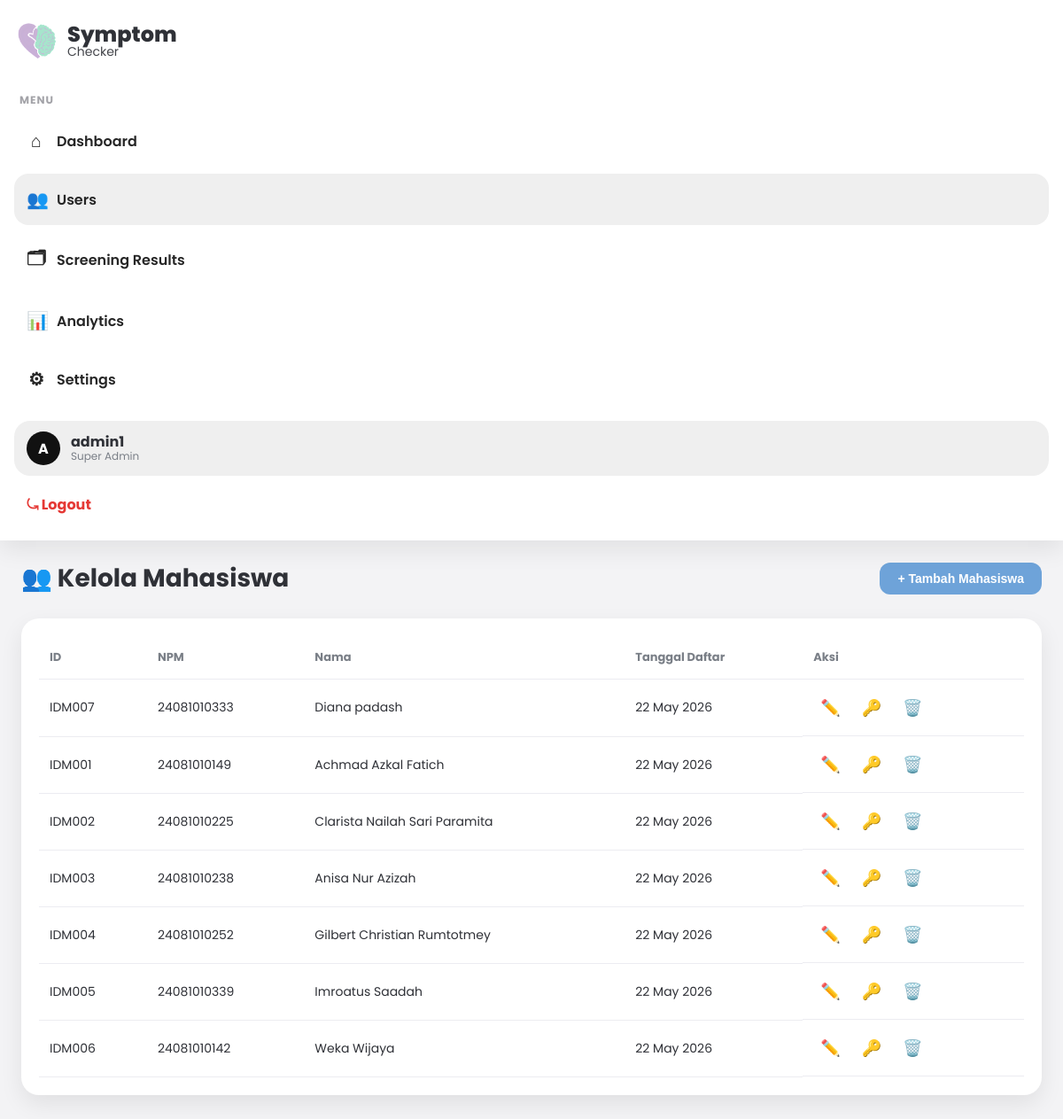
/admin/users.php (signed in), run on the app's committed database.
### tables this page shows
CREATE TABLE `mahasiswa` (
  `id_mahasiswa` varchar(10) NOT NULL,
  `npm` varchar(20) NOT NULL,
  `nama` varchar(100) NOT NULL,
  `password` varchar(255) NOT NULL,
  `created_at` timestamp NOT NULL DEFAULT current_timestamp(),
  `security_question` varchar(255) DEFAULT NULL,
  `security_answer_hash` varchar(255) DEFAULT NULL
);

### admin/users.php (the view, shortened to what this page needs)
<?php
require_once '../config/database.php';
$adminName = $_SESSION['admin']['username'] ?? $_SESSION['admin_username'] ?? 'Admin';
$users = [];
try {
    $stmt = $pdo->query("SELECT id_mahasiswa, npm, nama, created_at FROM mahasiswa ORDER BY created_at DESC");
    $users = $stmt->fetchAll(PDO::FETCH_ASSOC);
} catch (PDOException $e) {
    $error = 'Gagal mengambil data: ' . $e->getMessage();
}
?>
<!DOCTYPE html>
<html lang="id">
<head>
</head>
<body>
<div class="layout">
    <aside class="sidebar">
        <a href="index.php" class="brand">
            <img src="../assets/img/logo.png" alt="Logo Symptom Checker">
            <div>
                <div class="title">Symptom</div>
                <div class="sub">Checker</div>
            </div>
        </a>
        <div>
            <div class="menu-label">MENU</div>
            <nav class="nav">
                <a href="index.php"><span class="ico">⌂</span>Dashboard</a>
                <a href="users.php" class="active"><span class="ico">👥</span>Users</a>
                <a href="hasil.php"><span class="ico">🗂</span>Screening Results</a>
                <a href="analytics.php"><span class="ico">📊</span>Analytics</a>
                <a href="settings.php"><span class="ico">⚙</span>Settings</a>
            </nav>
        </div>
        <div class="sidebar-footer">
            <div class="admin-box">
                <div class="avatar">A</div>
                <div class="admin-meta">
                    <div class="name"><?= htmlspecialchars($adminName); ?></div>
                    <div class="role">Super Admin</div>
                </div>
            </div>
            <a class="logout" href="../logout.php">⤿ Logout</a>
        </div>
    </aside>
    <main class="content">
        <div class="page-header">
            <h1>👥 Kelola Mahasiswa</h1>
            <button class="btn btn-primary" onclick="openAddModal()">+ Tambah Mahasiswa</button>
        </div>
        <div class="table-wrapper">
            <table>
                <thead>
                    <tr>
                        <th>ID</th>
                        <th>NPM</th>
                        <th>Nama</th>
                        <th>Tanggal Daftar</th>
                        <th>Aksi</th>
                    </tr>
                </thead>
                <tbody>
                    <?php if (empty($users)): ?>
                        <tr>
                            <td colspan="5" style="text-align:center; padding:30px; color:var(--muted)">Belum ada mahasiswa terdaftar.</td>
                        </tr>
                    <?php else: ?>
                        <?php foreach ($users as $u): ?>
                        <tr>
                            <td><?= htmlspecialchars($u['id_mahasiswa']); ?></td>
                            <td><?= htmlspecialchars($u['npm']); ?></td>
                            <td><?= htmlspecialchars($u['nama']); ?></td>
                            <td><?= date('d M Y', strtotime($u['created_at'])); ?></td>
                            <td class="actions">
                                <button class="edit-btn" title="Edit"
                                    onclick='openEditModal(<?= json_encode($u); ?>)'>✏️</button>
                                <button class="reset-btn" title="Reset Password"
                                    onclick='openResetModal(<?= json_encode($u); ?>)'>🔑</button>
                                <a href="?action=delete&id=<?= urlencode($u['id_mahasiswa']); ?>"
                                   class="delete-btn" title="Hapus"
                                   onclick="return confirm('Yakin ingin menghapus <?= htmlspecialchars($u['nama']); ?>?')">🗑️</a>
                            </td>
                        </tr>
                        <?php endforeach; ?>
                    <?php endif; ?>
                </tbody>
            </table>
        </div>
    </main>
</div>
</body>
</html>

### admin/users.php (style rules this page uses)
:root { --bg:#f3f3f5; --panel:#ffffff; --text:#2f3137; --muted:#7a7f87; --shadow:0 10px 26px rgba(0,0,0,.08); --sidebar:#ffffff; --accent:#cbb2e1; --blue:#6ea3d9; --danger:#ff7b7b; --warn:#ffd36d; --success:#aee9cd; --line:#ececf1; }
* { box-sizing:border-box;margin:0;padding:0 }
body { font-family:'Poppins',sans-serif;background:var(--bg);color:var(--text); }
a { text-decoration:none;color:inherit }
.layout { display:grid;grid-template-columns:280px 1fr;min-height:100vh }
.sidebar { background:var(--sidebar); box-shadow:var(--shadow); padding:18px 16px; position:sticky; top:0; height:100vh; display:flex; flex-direction:column; gap:18px; }
.brand { display:flex; align-items:center; gap:12px; padding:6px 4px 14px; }
.brand img { width:44px;height:44px;object-fit:contain }
.brand .title { font-size:24px;font-weight:800;line-height:1 }
.brand .sub { font-size:14px;line-height:1;color:#2f3137;opacity:.9 }
.menu-label { font-size:12px;color:#a3a3a8;font-weight:700;letter-spacing:.08em;margin:4px 0 8px 6px }
.nav { display:flex;flex-direction:column;gap:8px }
.nav a { display:flex; align-items:center; gap:12px; padding:14px 14px; border-radius:16px; color:#262626; font-weight:600; }
.nav a.active,.nav a:hover { background:#efefef }
.nav .ico { width:22px;text-align:center;font-size:20px }
.sidebar-footer { margin-top:auto; display:flex; flex-direction:column; gap:10px }
.admin-box { background:#efefef; border-radius:18px; padding:12px 14px; display:flex; gap:12px; align-items:center; }
.avatar { width:38px;height:38px;border-radius:50%;background:#111;display:grid;place-items:center;color:#fff;font-weight:700 }
.admin-meta { line-height:1.2 }
.admin-meta .name { font-weight:700 }
.admin-meta .role { font-size:12px;color:var(--muted) }
.logout { color:#e53935; font-weight:700; padding:10px 14px; border-radius:14px; display:flex; align-items:center; gap:12px; }
.content { padding:22px 24px 28px }
.page-header { display:flex; justify-content:space-between; align-items:center; margin-bottom:24px }
.page-header h1 { font-size:28px; font-weight:700 }
.btn { padding:10px 20px; border-radius:12px; font-weight:600; font-size:14px; cursor:pointer; border:none; transition:.2s }
.btn-primary { background:var(--blue); color:#fff }
.table-wrapper { background:var(--panel); border-radius:20px; box-shadow:var(--shadow); padding:20px; overflow-x:auto }
table { width:100%; border-collapse:collapse }
th,td { padding:14px 12px; text-align:left; border-bottom:1px solid var(--line) }
th { font-weight:700; font-size:13px; color:var(--muted) }
td { font-size:14px }
.actions { display:flex; gap:8px }
.actions button,.actions a { background:none; border:none; cursor:pointer; font-size:18px; padding:4px 8px; border-radius:8px }
@media (max-width:1200px) { .layout { grid-template-columns:1fr } }
@media (max-width:1200px) { .sidebar { position:relative;height:auto } }

### data on the page
mahasiswa: id_mahasiswa "IDM007", npm "24081010333", nama "Diana padash", created_at "22 May 2026"
mahasiswa: id_mahasiswa "IDM001", npm "24081010149", nama "Achmad Azkal Fatich", created_at "22 May 2026"
mahasiswa: id_mahasiswa "IDM002", npm "24081010225", nama "Clarista Nailah Sari Paramita", created_at "22 May 2026"
mahasiswa: id_mahasiswa "IDM003", npm "24081010238", nama "Anisa Nur Azizah", created_at "22 May 2026"
mahasiswa: id_mahasiswa "IDM004", npm "24081010252", nama "Gilbert Christian Rumtotmey", created_at "22 May 2026"
mahasiswa: id_mahasiswa "IDM005", npm "24081010339", nama "Imroatus Saadah", created_at "22 May 2026"
mahasiswa: id_mahasiswa "IDM006", npm "24081010142", nama "Weka Wijaya", created_at "22 May 2026"

### other printed values
$adminName "admin1"
